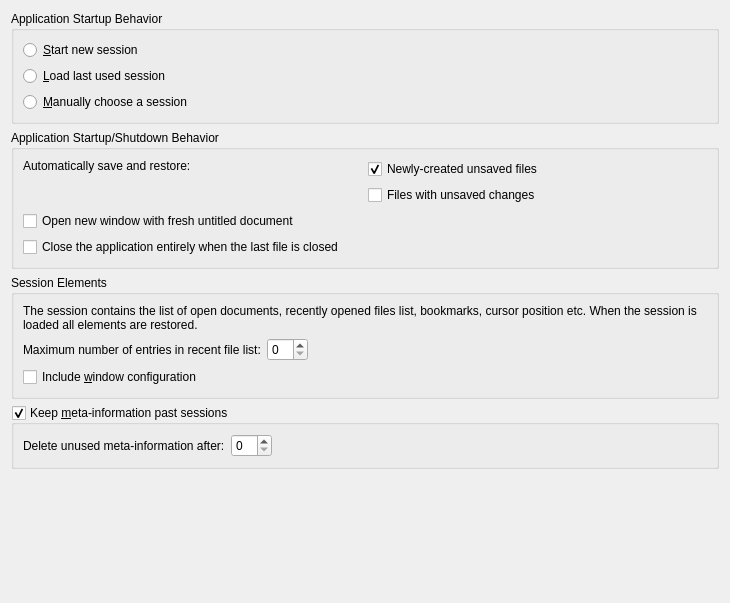
<?xml version="1.0" encoding="UTF-8"?>
<ui version="4.0">
 <class>SessionConfigWidget</class>
 <widget class="QWidget" name="SessionConfigWidget">
  <property name="geometry">
   <rect>
    <x>0</x>
    <y>0</y>
    <width>730</width>
    <height>603</height>
   </rect>
  </property>
  <layout class="QVBoxLayout" name="verticalLayout_4">
   <item>
    <widget class="QGroupBox" name="gbAppStartup">
     <property name="title">
      <string>Application Startup Behavior</string>
     </property>
     <layout class="QVBoxLayout" name="verticalLayout_2">
      <item>
       <widget class="QRadioButton" name="startNewSessionRadioButton">
        <property name="text">
         <string>&amp;Start new session</string>
        </property>
       </widget>
      </item>
      <item>
       <widget class="QRadioButton" name="loadLastUserSessionRadioButton">
        <property name="text">
         <string>&amp;Load last used session</string>
        </property>
       </widget>
      </item>
      <item>
       <widget class="QRadioButton" name="manuallyChooseSessionRadioButton">
        <property name="text">
         <string>&amp;Manually choose a session</string>
        </property>
       </widget>
      </item>
     </layout>
    </widget>
   </item>
   <item>
    <widget class="QGroupBox" name="groupBox">
     <property name="title">
      <string>Application Startup/Shutdown Behavior</string>
     </property>
     <layout class="QVBoxLayout" name="verticalLayout_5">
      <item>
       <layout class="QHBoxLayout" name="horizontalLayout_3">
        <item>
         <widget class="QLabel" name="label_4">
          <property name="text">
           <string>Automatically save and restore:</string>
          </property>
          <property name="alignment">
           <set>Qt::AlignLeading|Qt::AlignLeft|Qt::AlignTop</set>
          </property>
         </widget>
        </item>
        <item>
         <layout class="QVBoxLayout" name="verticalLayout_6">
          <item>
           <widget class="QCheckBox" name="stashNewUnsavedFiles">
            <property name="text">
             <string>Newly-created unsaved files</string>
            </property>
            <property name="checked">
             <bool>true</bool>
            </property>
           </widget>
          </item>
          <item>
           <widget class="QCheckBox" name="stashUnsavedFilesChanges">
            <property name="text">
             <string>Files with unsaved changes</string>
            </property>
           </widget>
          </item>
         </layout>
        </item>
       </layout>
      </item>
      <item>
       <widget class="QCheckBox" name="openNewDocumentPerWindow">
        <property name="text">
         <string>Open new window with fresh untitled document</string>
        </property>
       </widget>
      </item>
      <item>
       <widget class="QCheckBox" name="modCloseAfterLast">
        <property name="whatsThis">
         <string>If enabled, the application will shutdown when the last file being edited is closed, otherwise a blank page will open so that you can start a new file.</string>
        </property>
        <property name="text">
         <string>Close the application entirely when the last file is closed</string>
        </property>
       </widget>
      </item>
     </layout>
    </widget>
   </item>
   <item>
    <widget class="QGroupBox" name="gbElements">
     <property name="title">
      <string>Session Elements</string>
     </property>
     <layout class="QVBoxLayout" name="verticalLayout_3">
      <item>
       <widget class="QLabel" name="label">
        <property name="text">
         <string>The session contains the list of open documents, recently opened files list, bookmarks, cursor position etc. When the session is loaded all elements are restored.</string>
        </property>
        <property name="wordWrap">
         <bool>true</bool>
        </property>
       </widget>
      </item>
      <item>
       <layout class="QHBoxLayout" name="horizontalLayout">
        <item>
         <widget class="QLabel" name="label_2">
          <property name="text">
           <string>Maximum number of entries in recent file list:</string>
          </property>
          <property name="buddy">
           <cstring>spinBoxRecentFilesCount</cstring>
          </property>
         </widget>
        </item>
        <item>
         <widget class="QSpinBox" name="spinBoxRecentFilesCount"/>
        </item>
        <item>
         <spacer name="horizontalSpacer">
          <property name="orientation">
           <enum>Qt::Horizontal</enum>
          </property>
          <property name="sizeHint" stdset="0">
           <size>
            <width>40</width>
            <height>20</height>
           </size>
          </property>
         </spacer>
        </item>
       </layout>
      </item>
      <item>
       <widget class="QCheckBox" name="restoreVC">
        <property name="whatsThis">
         <string>Check this if you want all your views and frames restored each time you open the application.</string>
        </property>
        <property name="text">
         <string>Include &amp;window configuration</string>
        </property>
       </widget>
      </item>
     </layout>
    </widget>
   </item>
   <item>
    <widget class="QGroupBox" name="saveMetaInfos">
     <property name="whatsThis">
      <string>Check this if you want document configuration like for example bookmarks to be saved past editor sessions. The configuration will be restored if the document has not changed when reopened.</string>
     </property>
     <property name="title">
      <string>Keep &amp;meta-information past sessions</string>
     </property>
     <property name="checkable">
      <bool>true</bool>
     </property>
     <layout class="QVBoxLayout" name="verticalLayout">
      <item>
       <layout class="QHBoxLayout" name="horizontalLayout_2">
        <item>
         <widget class="QLabel" name="label_3">
          <property name="text">
           <string>Delete unused meta-information after:</string>
          </property>
         </widget>
        </item>
        <item>
         <widget class="KPluralHandlingSpinBox" name="daysMetaInfos"/>
        </item>
        <item>
         <spacer name="horizontalSpacer_2">
          <property name="orientation">
           <enum>Qt::Horizontal</enum>
          </property>
          <property name="sizeHint" stdset="0">
           <size>
            <width>40</width>
            <height>20</height>
           </size>
          </property>
         </spacer>
        </item>
       </layout>
      </item>
     </layout>
    </widget>
   </item>
   <item>
    <spacer name="verticalSpacer">
     <property name="orientation">
      <enum>Qt::Vertical</enum>
     </property>
     <property name="sizeHint" stdset="0">
      <size>
       <width>20</width>
       <height>40</height>
      </size>
     </property>
    </spacer>
   </item>
  </layout>
 </widget>
 <customwidgets>
  <customwidget>
   <class>KPluralHandlingSpinBox</class>
   <extends>QSpinBox</extends>
   <header>kpluralhandlingspinbox.h</header>
  </customwidget>
 </customwidgets>
 <tabstops>
  <tabstop>spinBoxRecentFilesCount</tabstop>
  <tabstop>restoreVC</tabstop>
  <tabstop>startNewSessionRadioButton</tabstop>
  <tabstop>loadLastUserSessionRadioButton</tabstop>
  <tabstop>manuallyChooseSessionRadioButton</tabstop>
 </tabstops>
 <resources/>
 <connections/>
</ui>
